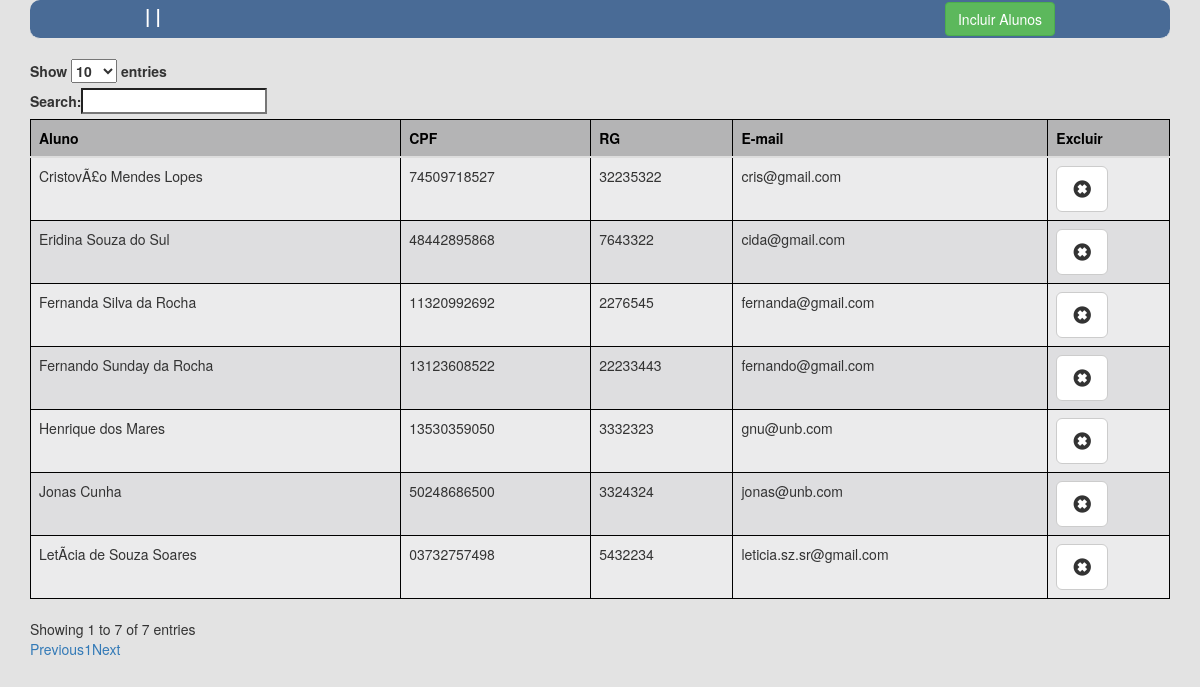
Screenshot of /sistema/fitnesslife/agendar/agendaralunos.php?idaula=4 with the database file from the repository.
### tables this page shows
CREATE TABLE IF NOT EXISTS `tb_pessoa` (
  `cpf` VARCHAR(11) NOT NULL,
  `nome` VARCHAR(15) NOT NULL,
  `sobrenome` VARCHAR(45) NOT NULL,
  `sexo` TINYINT(1) NOT NULL,
  `data_nascimento` DATE NOT NULL,
  `endereco` VARCHAR(80) NOT NULL,
  `uf` VARCHAR(2) NOT NULL,
  `cidade` VARCHAR(15) NOT NULL,
  `bairro` VARCHAR(25) NOT NULL,
  `rg` VARCHAR(20) NOT NULL,
  `telefone_residencial` VARCHAR(18) NOT NULL,
  `telefone_celular` VARCHAR(18) NOT NULL,
  `email` VARCHAR(100) NOT NULL,
  PRIMARY KEY (`cpf`));

### sistema/fitnesslife/dao/agendadao.php (called while the page is built, shortened)
<?php
include_once dirname(__FILE__) . DIRECTORY_SEPARATOR . '../classes/pessoa.php';
class AgendaDao extends Dao {
    function listarAlunos($idaula) {
        $pdo = Dao::getInstance();
        $sql = "SELECT p.nome, p.sobrenome, p.cpf, p.rg, p.email FROM tb_pessoa p INNER JOIN tb_agendamento a ON p.cpf = a.id_pessoa_cpf where a.id_agenda_semanal= ? ORDER BY p.nome ASC";
        $result = $pdo->prepare($sql);
        $result->execute(array($idaula));
        $alunos = array();
        foreach ($result->fetchAll() as $linhaConsulta) {
            $pessoa = new Pessoa();
            $pessoa->setNome($linhaConsulta[0] . " " . $linhaConsulta[1]);
            $pessoa->setCpf($linhaConsulta[2]);
            $pessoa->setRg($linhaConsulta[3]);
            $pessoa->setEmail($linhaConsulta[4]);
            $alunos[] = $pessoa;
        }
        return $alunos;
    }
}

### sistema/fitnesslife/classes/pessoa.php (called while the page is built, shortened)
<?php
class Pessoa {
    private $nome;
    private $cpf;
    private $rg;
    private $email;
    function getNome() {
        return $this->nome;
    }
    function getCpf() {
        return $this->cpf;
    }
    function getRg() {
        return $this->rg;
    }
    function getEmail() {
        return $this->email;
    }
    function setNome($nome) {
        $this->nome = $nome;
    }
    function setCpf($cpf) {
        $this->cpf = $cpf;
    }
    function setRg($rg) {
        $this->rg = $rg;
    }
    function setEmail($email) {
        $this->email = $email;
    }
}
?>

### sistema/fitnesslife/agendar/agendaralunos.php (the view, shortened to what this page needs)
<!DOCTYPE html>
<html>
    <head>
        <link rel="stylesheet" type="text/css" href="//cdn.datatables.net/plug-ins/1.10.7/integration/bootstrap/3/dataTables.bootstrap.css">
        <link rel="stylesheet" type="text/css" href="//maxcdn.bootstrapcdn.com/bootstrap/3.3.2/css/bootstrap.min.css">
    </head>
    <body>
        <div class="container">
            <?php
            $idaula = "";
            if (isset($_GET['idaula'])) {
                $idaula = $_GET['idaula'];
                $dia = $_GET['dia'];
                $horario = $_GET['horario'];
                $nome = $_GET['nome'];
            } else {
                $idaula = $_SESSION['idaula'];
                $dia = $_SESSION['dia'];
                $horario = $_SESSION['horario'];
                $nome = $_SESSION['nome'];
            }
            ?>
            <legend>
                <div id="d"><?php echo $nome . " | " . $dia . " | " . $horario ?></div>
                <div id="b" ><a class="btn btn-success" href="incluiralunos.php">Incluir Alunos</a></div>
            </legend>
            <div class="table-responsive">
                <table id="tabIncAlunos" class="table table-hover">
                    <thead>
                        <tr>
                            <th>Aluno</th>
                            <th>CPF</th>
                            <th>RG</th>
                            <th>E-mail</th>
                            <th>Excluir</th>
                        </tr>
                    </thead>
                    <tbody>
                        <?php
                        include_once dirname(__FILE__) . DIRECTORY_SEPARATOR . '../dao/agendadao.php';
                        $agendaDao = new AgendaDao();
                        $alunos = $agendaDao->listarAlunos($idaula);
                        foreach ($alunos as $pessoa) {
                            ?>
                            <tr>
                                <td><?php echo $pessoa->getNome(); ?></td>
                                <td><?php echo $pessoa->getCpf(); ?></td>
                                <td><?php echo $pessoa->getRg(); ?></td>
                                <td><?php echo $pessoa->getEmail(); ?></td>
                                <td> <a href="javascript:func()" onclick="confirmacao('<?php echo $pessoa->getCpf(); ?>', '<?php echo $pessoa->getNome(); ?>', '<?php echo $idaula; ?>')">
                                        <button type="button" class="btn btn-default btn-lg">
                                            <span class="glyphicon glyphicon-remove-sign" aria-hidden="true"></span>
                                        </button>
                                    </a>
                                </td>
                            </tr>
                            <?php
                        }
                        ?>
                    </tbody>
                </table>
            </div>
        </div>
    </body>
</html>

### sistema/fitnesslife/agendar/agendaralunos.php (style rules this page uses)
body { background-color: #E3E3E3; }
legend { background : #496B96 ; color : #fff ; padding : 2px 115px ; font-size : 19px ; border-radius : 10px ; font-weight: bold; height: 39px; }
#d { width: 83%; float: left; }
#b { text-align: right; width: 17%; float: right; }
table, th, td { border: 1px solid black; border-collapse: collapse; }
th, td { padding: 5px; text-align: left; }
table tr:nth-child(even) { background-color: #DEDEE0; }
table tr:nth-child(odd) { background-color:#EBEBEC; }
table th { background-color: #B4B4B5; color: #000000; }

### rows the page displays
tb_pessoa: Nome "CristovÃ£o Mendes Lopes", cpf "74509718527", rg "32235322", email "cris@gmail.com"
tb_pessoa: Nome "Eridina Souza do Sul", cpf "48442895868", rg "7643322", email "cida@gmail.com"
tb_pessoa: Nome "Fernanda Silva da Rocha", cpf "11320992692", rg "2276545", email "fernanda@gmail.com"
tb_pessoa: Nome "Fernando Sunday da Rocha", cpf "13123608522", rg "22233443", email "fernando@gmail.com"
tb_pessoa: Nome "Henrique dos Mares", cpf "13530359050", rg "3332323", email "gnu@unb.com"
tb_pessoa: Nome "Jonas Cunha", cpf "50248686500", rg "3324324", email "jonas@unb.com"
tb_pessoa: Nome "LetÃ­cia de Souza Soares", cpf "03732757498", rg "5432234", email "leticia.sz.sr@gmail.com"
